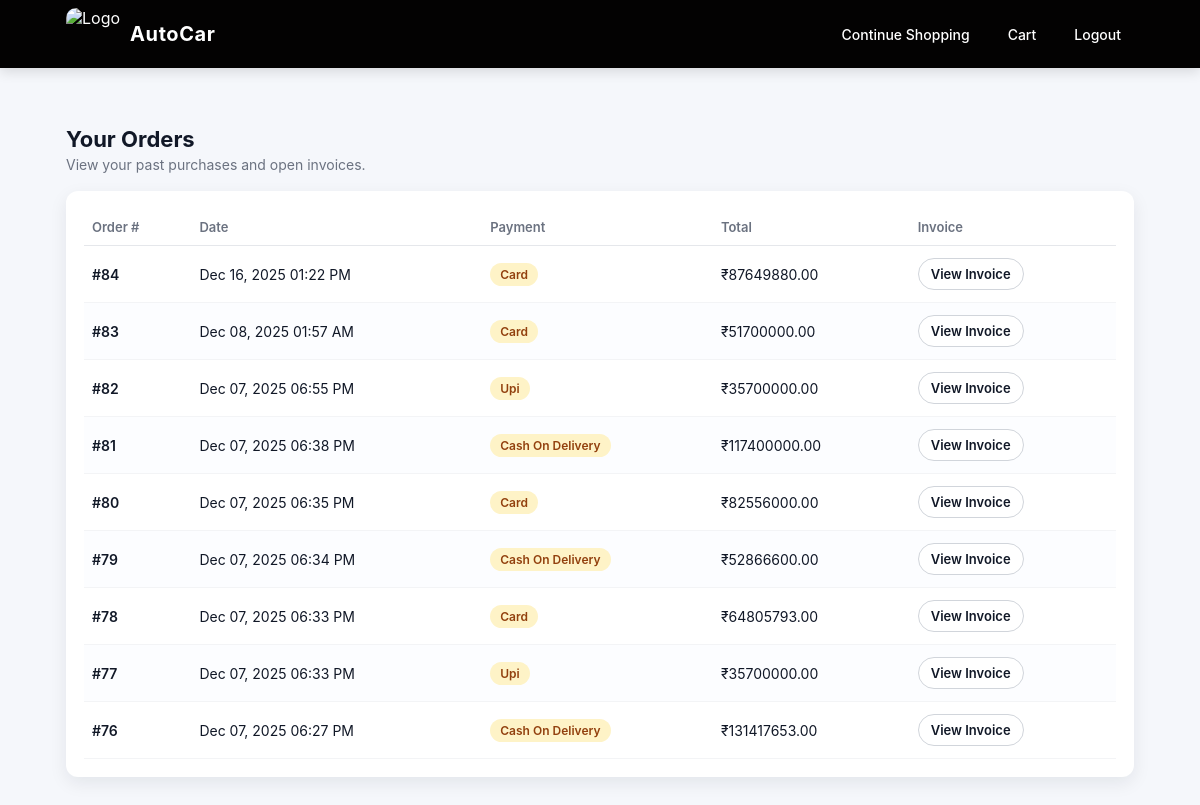
/history/ (signed in), run on the app's committed database.
### ecomapp/models.py (models this page shows)
class Order(models.Model):
    user = models.ForeignKey(User_reg, on_delete=models.CASCADE)
    total_price = models.DecimalField(max_digits=20, decimal_places=2)
    created_at = models.DateTimeField(auto_now_add=True)
    payment_method = models.CharField(max_length=50)

### ecomapp/views.py (the view)
# urls.py: path('history/', views.history, name='history'),
def history(request):
    user = get_current_user(request)
    if not user:
        return redirect('login')
    orders = Order.objects.filter(user=user).order_by('-id')
    return render(request, "history.html", {
        "orders": orders,
    })

### ecomapp/views.py (called while the page is built)
def get_current_user(request):
    user_id = request.session.get('id')
    if not user_id:
        return None
    return User_reg.objects.filter(id=user_id).first()

### templates/history.html (shortened to what this page needs)
<!DOCTYPE html>
<html lang="en">
<head>
</head>
<body>
  <nav>
    <div class="nav-inner">
      <div class="brand">
        <img class="site-logo"
          src="https://cdn.vectorstock.com/i/1000v/65/92/automotive-logo-badges-premium-collection-vector-33986592.jpg"
          alt="Logo">
        <a href="{% url 'userdashb' %}" class="site-name">AutoCar</a>
      </div>
      <div class="nav-links">
        <a href="{% url 'userdashb' %}">Continue Shopping</a>
        <a href="{% url 'usercart' %}">Cart</a>
        <a href="/userlogout/">Logout</a>
      </div>
    </div>
  </nav>
  {% load tz %}
  <div class="page-wrapper">
    <div class="page-header">
      <div>
        <h1>Your Orders</h1>
        <div class="sub">View your past purchases and open invoices.</div>
      </div>
    </div>
    <div class="card">
      {% if orders %}
      <div style="overflow-x:auto;">
        <table>
          <thead>
            <tr>
              <th>Order #</th>
              <th>Date</th>
              <th>Payment</th>
              <th>Total</th>
              <th>Invoice</th>
            </tr>
          </thead>
          <tbody>
            {% for order in orders %}
            <tr>
              <td class="order-id">#{{ order.id }}</td>
              <td>
                {% if order.created_at %}
                {{ order.created_at|localtime|date:"M d, Y h:i A" }}
                {% endif %}
              </td>
              <td>
                {% if order.payment_method %}
                <span class="badge">{{ order.payment_method|title }}</span>
                {% else %}
                <span class="badge">N/A</span>
                {% endif %}
              </td>
              <td>₹{{ order.total_price }}</td>
              <td>
                <a href="{% url 'invoice' order.id %}" class="btn btn-outline">
                  View Invoice
                </a>
              </td>
            </tr>
            {% endfor %}
          </tbody>
        </table>
      </div>
      {% endif %}
    </div>
  </div>
</body>
</html>

### templates/history.html (style rules this page uses)
:root { --bg: #f5f7fb; --card: #ffffff; --muted: #6b7280; --accent: #111827; --accent-2: #f59e0b; --danger: #ef4444; --shadow: 0 6px 18px rgba(16, 24, 40, 0.08); --radius: 12px; --max-width: 1100px; --gap: 18px; font-family: "Inter", system-ui, -apple-system, "Segoe UI", Roboto, "Helvetica Neue", Arial; }
* { box-sizing: border-box; }
html, body { height: 100%; margin: 0; padding: 0; background: var(--bg); color: var(--accent); font-family: "Inter", system-ui, -apple-system, "Segoe UI", Roboto, "Helvetica Neue", Arial; }
a { color: inherit; text-decoration: none; }
nav { background: #030202; color: #fff; position: fixed; top: 0; left: 0; right: 0; z-index: 1000; box-shadow: 0 4px 12px rgba(0, 0, 0, 0.12); }
.nav-inner { max-width: var(--max-width); margin: 0 auto; display: flex; align-items: center; justify-content: space-between; gap: var(--gap); padding: 8px 16px; }
.brand { display: flex; align-items: center; gap: 10px; }
.site-logo { height: 52px; width: auto; border-radius: 10px; display: block; }
.site-name { color: #fff; font-size: 20px; font-weight: 700; margin: 0; display: inline-block; letter-spacing: 0.03em; }
.nav-links { display: flex; gap: 12px; align-items: center; }
.nav-links a { color: #fff; font-weight: 500; padding: 8px 12px; border-radius: 999px; font-size: 14px; border: 1px solid transparent; transition: background 0.15s ease, border-color 0.15s ease, transform 0.1s ease; }
.page-wrapper { max-width: var(--max-width); margin: 110px auto 40px; padding: 16px; }
.page-header { display: flex; align-items: center; justify-content: space-between; gap: 10px; margin-bottom: 18px; }
.page-header h1 { margin: 0; font-size: 22px; }
.sub { color: var(--muted); font-size: 14px; margin-top: 4px; }
.card { background: var(--card); border-radius: var(--radius); box-shadow: var(--shadow); padding: 18px; }
table { width: 100%; border-collapse: collapse; font-size: 14px; }
thead th { text-align: left; padding: 10px 8px; font-weight: 600; color: var(--muted); border-bottom: 1px solid #e5e7eb; font-size: 13px; }
tbody td { padding: 12px 8px; border-bottom: 1px solid #f3f4f6; vertical-align: middle; }
tbody tr:nth-child(even) { background: #fcfdff; }
.order-id { font-weight: 600; }
.badge { display: inline-flex; align-items: center; padding: 4px 10px; border-radius: 999px; font-size: 12px; font-weight: 600; background: #fef3c7; color: #92400e; }
.btn { display: inline-flex; align-items: center; justify-content: center; padding: 7px 12px; border-radius: 999px; font-size: 13px; font-weight: 600; border: 0; cursor: pointer; background: #111827; color: #fff; transition: background 0.15s ease, transform 0.1s ease, box-shadow 0.15s ease; text-decoration: none; }
.btn-outline { background: #fff; color: #111827; border: 1px solid #d1d5db; }

### data on the page
Order: id "84", created_at "Dec 16, 2025 01:22 PM", payment_method "Card", total_price "87649880.00"
Order: id "83", created_at "Dec 08, 2025 01:57 AM", payment_method "Card", total_price "51700000.00"
Order: id "82", created_at "Dec 07, 2025 06:55 PM", payment_method "Upi", total_price "35700000.00"
Order: id "81", created_at "Dec 07, 2025 06:38 PM", payment_method "Cash On Delivery", total_price "117400000.00"
Order: id "80", created_at "Dec 07, 2025 06:35 PM", payment_method "Card", total_price "82556000.00"
Order: id "79", created_at "Dec 07, 2025 06:34 PM", payment_method "Cash On Delivery", total_price "52866600.00"
Order: id "78", created_at "Dec 07, 2025 06:33 PM", payment_method "Card", total_price "64805793.00"
Order: id "77", created_at "Dec 07, 2025 06:33 PM", payment_method "Upi", total_price "35700000.00"
Order: id "76", created_at "Dec 07, 2025 06:27 PM", payment_method "Cash On Delivery", total_price "131417653.00"
